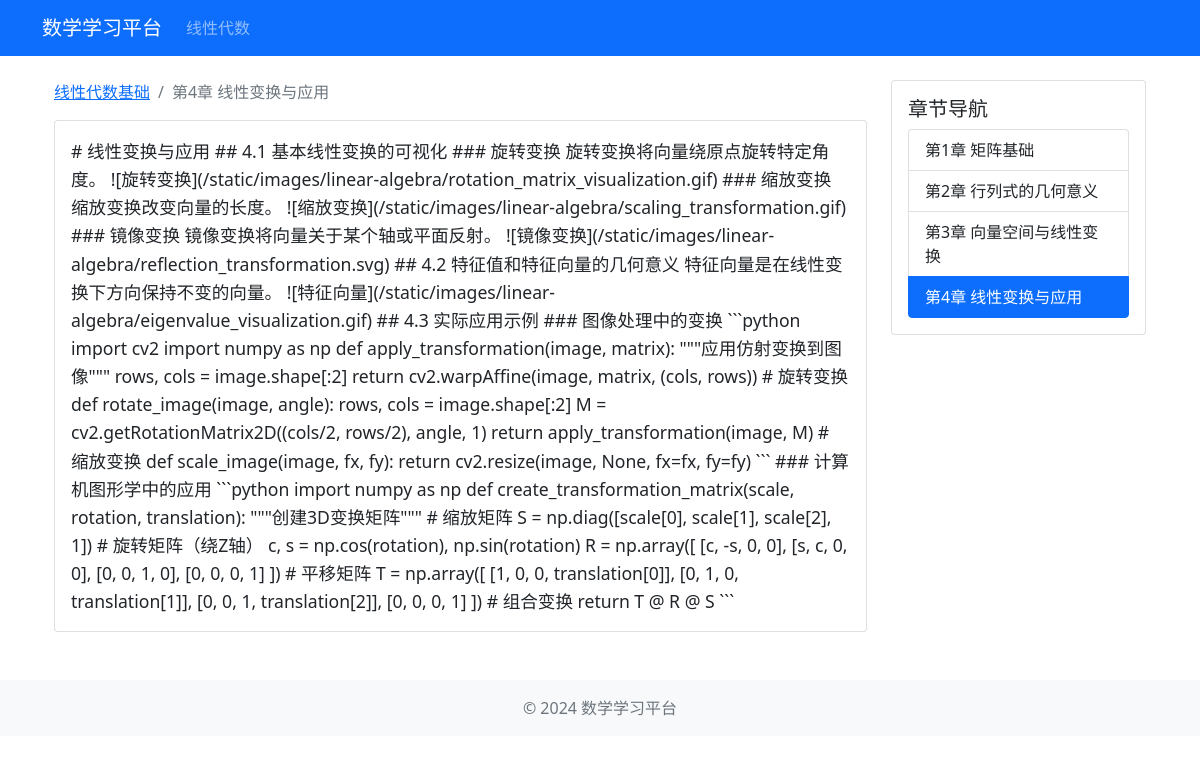
/course/chapter/4, run on the app's committed database.
### src/models.py (models this page shows)
class Course(db.Model):
    id = db.Column(db.Integer, primary_key=True)
    title = db.Column(db.String(100), nullable=False)
    description = db.Column(db.Text)
    category = db.Column(db.String(50))  # 线性代数/高数/概率论
    created_at = db.Column(db.DateTime, default=datetime.utcnow)
    updated_at = db.Column(db.DateTime, default=datetime.utcnow, onupdate=datetime.utcnow)
    chapters = db.relationship('Chapter', backref='course', lazy=True, order_by='Chapter.order')

class Chapter(db.Model):
    id = db.Column(db.Integer, primary_key=True)
    title = db.Column(db.String(100), nullable=False)
    content = db.Column(db.Text)
    order = db.Column(db.Integer, default=0)
    course_id = db.Column(db.Integer, db.ForeignKey('course.id'), nullable=False)
    created_at = db.Column(db.DateTime, default=datetime.utcnow)
    updated_at = db.Column(db.DateTime, default=datetime.utcnow, onupdate=datetime.utcnow)

### src/routes/course.py (the view)
@course_bp.route('/chapter/<int:chapter_id>')
def chapter_detail(chapter_id):
    try:
        current_app.logger.info(f'访问章节详情页面，章节ID: {chapter_id}')
        chapter = Chapter.query.get_or_404(chapter_id)
        current_app.logger.info(f'找到章节 - ID: {chapter.id}, 标题: {chapter.title}')
        return render_template('course/chapter_detail.html', chapter=chapter)
    except Exception as e:
        current_app.logger.error(f'访问章节详情页面出错: {str(e)}')
        current_app.logger.error(traceback.format_exc())
        return render_template('errors/500.html'), 500

### src/templates/course/chapter_detail.html (shortened to what this page needs)
{% extends "base.html" %}
{% block content %}
<div class="container">
    <div class="row">
        <div class="col-md-9">
            <nav aria-label="breadcrumb">
                <ol class="breadcrumb">
                    <li class="breadcrumb-item"><a href="{{ url_for('course.linear_algebra') }}">{{ chapter.course.title }}</a></li>
                    <li class="breadcrumb-item active">{{ chapter.title }}</li>
                </ol>
            </nav>
            <div class="card">
                <div class="card-body chapter-content">
                    {{ chapter.content|safe }}
                </div>
            </div>
        </div>
        <div class="col-md-3">
            <div class="card">
                <div class="card-body">
                    <h5 class="card-title">章节导航</h5>
                    <div class="list-group">
                        {% for ch in chapter.course.chapters %}
                        <a href="{{ url_for('course.chapter_detail', chapter_id=ch.id) }}"
                           class="list-group-item list-group-item-action {% if ch.id == chapter.id %}active{% endif %}">
                            {{ ch.title }}
                        </a>
                        {% endfor %}
                    </div>
                </div>
            </div>
        </div>
    </div>
</div>
{% endblock %}

### src/templates/course/chapter_detail.html (style rules this page uses)
.chapter-content { font-size: 1.1em; line-height: 1.6; }

### data on the page
Course: course "线性代数基础"
Chapter: title "第4章 线性变换与应用", content "# 线性变换与应用 ## 4.1 基本线性变换的可视化 ### 旋转变换 旋转变换将向量绕原点旋转特定角度。 ![旋转变换](/static/images/linear-algebra/rotation_matrix_visualization.gif) ### 缩放变换 缩放变换改变向量的长度。 ![缩放变换](/static/images/linear-algebra/scaling_transformation.gif) ### 镜像变换 镜像变换将向量关于某个轴或平面反射。 ![镜像变换](/static/images/linear-algebra/reflection_transformation.svg) ## 4.2 特征值和特征向量的几何意义 特征向量是在线性变换下方向保持不变的向量。 ![特征向量](/static/images/linear-algebra/eigenvalue_visualization.gif) ## 4.3 实际应用示例 ### 图像处理中的变换 ```python import cv2 import numpy as np def apply_transformation(image, matrix): \"\"\"应用仿射变换到图像\"\"\" rows, cols = image.shape[:2] return cv2.warpAffine(image, matrix, (cols, rows)) # 旋转变换 def rotate_image(image, angle): rows, cols = image.shape[:2] M =…"
Chapter: title "第1章 矩阵基础"
Chapter: title "第2章 行列式的几何意义"
Chapter: title "第3章 向量空间与线性变换"
